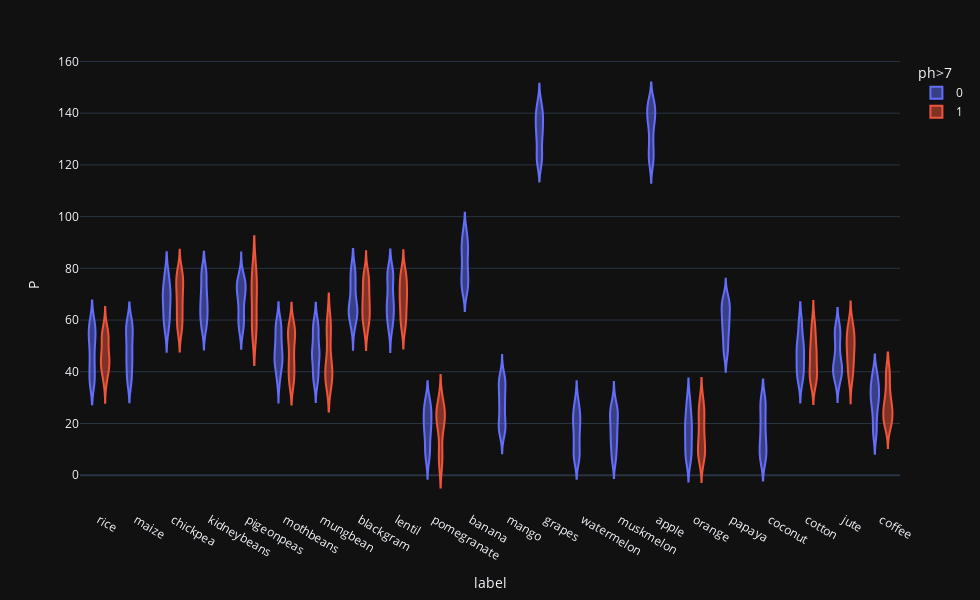

Notebook code cell kept with this figure:
### Code cell
fig = px.violin(data,x='label',y='P',color = 'ph>7',template = 'plotly_dark')
fig.update_layout(autosize=False,width=980,height=600,)
fig.show()

### Figure 1 — Plotly figure (JSON) as saved in the notebook; plotly's stock layout.template omitted (floating-point values rounded to 4 significant figures; data arrays with more than 128 entries replaced by an {"elided": "..."} marker saying what was removed)
{"data": [{"alignmentgroup": "True", "box": {"visible": false}, "hovertemplate": "ph>7=0<br>label=%{x}<br>P=%{y}<extra></extra>", "legendgroup": "0", "marker": {"color": "#636efa"}, "name": "0", "offsetgroup": "0", "orientation": "v", "scalegroup": "True", "showlegend": true, "type": "violin", "x": {"elided": "1732 str values"}, "x0": " ", "xaxis": "x", "y": {"elided": "1732 int values"}, "y0": " ", "yaxis": "y"}, {"alignmentgroup": "True", "box": {"visible": false}, "hovertemplate": "ph>7=1<br>label=%{x}<br>P=%{y}<extra></extra>", "legendgroup": "1", "marker": {"color": "#EF553B"}, "name": "1", "offsetgroup": "1", "orientation": "v", "scalegroup": "True", "showlegend": true, "type": "violin", "x": {"elided": "468 str values"}, "x0": " ", "xaxis": "x", "y": {"elided": "468 int values"}, "y0": " ", "yaxis": "y"}], "layout": {"autosize": false, "height": 600, "legend": {"title": {"text": "ph>7"}, "tracegroupgap": 0}, "margin": {"t": 60}, "violinmode": "group", "width": 980, "xaxis": {"anchor": "y", "domain": [0, 1], "title": {"text": "label"}}, "yaxis": {"anchor": "x", "domain": [0, 1], "title": {"text": "P"}}}}
